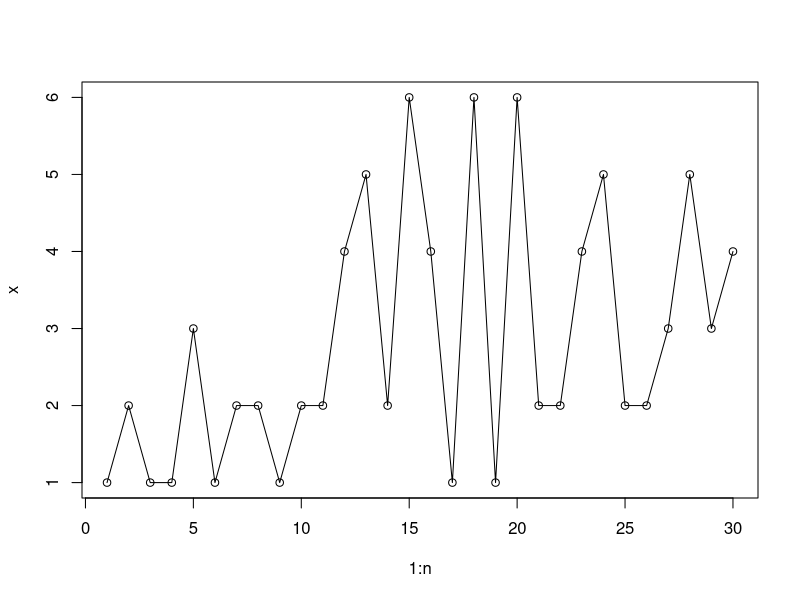

This chart was generated by the following R code: (Note: a time limit stopped this script after it produced the figure.)
set.seed(1900)
n = 30

true_m = 10       #theta_1
true_lambda_1 = 2 #theta_2
true_lambda_2 = 4 #theta_3


x = rpois(true_m, true_lambda_1)
x = c(x, rpois(n - true_m, true_lambda_2))

par(mfrow = c(1, 1))
plot(1 : n, x, type = "o")
#plot

## hyperparams
alpha = 1
beta = 0

#chains
S = 1000000
lambda1s = array(NA, S)
lambda2s = array(NA, S)
ms = array(NA, S)
#start positions
lambda1s[1] = 1
lambda2s[1] = 1
ms[1] = 1

for (t in 2 : S){
  m = ms[t - 1]
  lambda1 = rgamma(1, alpha + sum(x[1 : m]), m + beta)
  lambda2 = rgamma(1, alpha + sum(x[(m + 1) : n]), n - m + beta)
  
  #now we need to calculate all the m dist
  ln_p_m = function(m){
    if (m == 0){			
      sum(x[1 : n]) * log(lambda2)
    } else if (m == n){
      (lambda2 - lambda1) * m + sum(x[1 : m]) * log(lambda1)
    } else {
      (lambda2 - lambda1) * m + sum(x[1 : m]) * log(lambda1) + sum(x[(m + 1) : n]) * log(lambda2)
    }			
  }
  ln_m_dist = array(NA, n - 1)
  for (m in 1 : (n - 1)){
    ln_m_dist[m] = ln_p_m(m)
  }
  ln_m_dist	
  ln_m_dist = ln_m_dist - max(ln_m_dist)
  m_dist = exp(ln_m_dist) / sum(exp(ln_m_dist))
  
  
  lambda1s[t] = lambda1
  lambda2s[t] = lambda2
  ms[t] = sample(1 : (n - 1), 1, prob = m_dist)
}



###assess convergence
par(mfrow = c(3, 1))
S0 = 100
plot(1 : S0, lambda1s[1 : S0])
# abline(h = mean(lambda1s[B : S0]), col = "blue")
# abline(h = true_lambda_1, col = "red")
# abline(v = B, col = "grey")

plot(1 : S0, lambda2s[1 : S0])
# abline(h = mean(lambda2s[B : S0]), col = "blue")
# abline(h = true_lambda_2, col = "red")
# abline(v = B, col = "grey")

plot(1 : S0, ms[1 : S0])
# abline(h = mean(ms[B : S0]), col = "blue")
# abline(h = sqrt(true_m), col = "red")
# abline(v = B, col = "grey")
#plot
BURN = 10

##assess autocorrelation

par(mfrow = c(3, 1))

acf(lambda1s[BURN : S], xlim = c(1, 25), ylim = c(-0.05, 0.3))
acf(lambda2s[BURN : S], xlim = c(1, 25), ylim = c(-0.05, 0.3))
acf(ms[BURN : S], xlim = c(1, 25), ylim = c(-0.05, 0.3))
THIN = 9
#plot

#burn and thin
lambda1s = lambda1s[(BURN + 1) : S]
lambda1s = lambda1s[seq(1, S - (BURN + 1), by = THIN)]
lambda2s = lambda2s[(BURN + 1) : S]
lambda2s = lambda2s[seq(1, S - (BURN + 1), by = THIN)]
ms = ms[(BURN + 1) : S]
ms = ms[seq(1, S - BURN, by = THIN)]


#look at posteriors with post-exp at 95% CI
par(mfrow = c(3, 1))


hist(lambda1s, br = 500)
abline(v = mean(lambda1s), col = "blue", lwd = 3)
abline(v = quantile(lambda1s, 0.025), col = "grey", lwd = 3)
abline(v = quantile(lambda1s, 0.975), col = "grey", lwd = 3)
abline(v = true_lambda_1, col = "red", lwd = 3)

hist(lambda2s, br = 500)
abline(v = mean(lambda2s), col = "blue", lwd = 3)
abline(v = quantile(lambda2s, 0.025), col = "grey", lwd = 3)
abline(v = quantile(lambda2s, 0.975), col = "grey", lwd = 3)
abline(v = true_lambda_2, col = "red", lwd = 3)

hist(ms, br = 500)
abline(v = mean(ms), col = "blue", lwd = 3)
abline(v = quantile(ms, 0.025), col = "grey", lwd = 3)
abline(v = quantile(ms, 0.975), col = "grey", lwd = 3)
abline(v = true_m, col = "red", lwd = 3)
#plot
